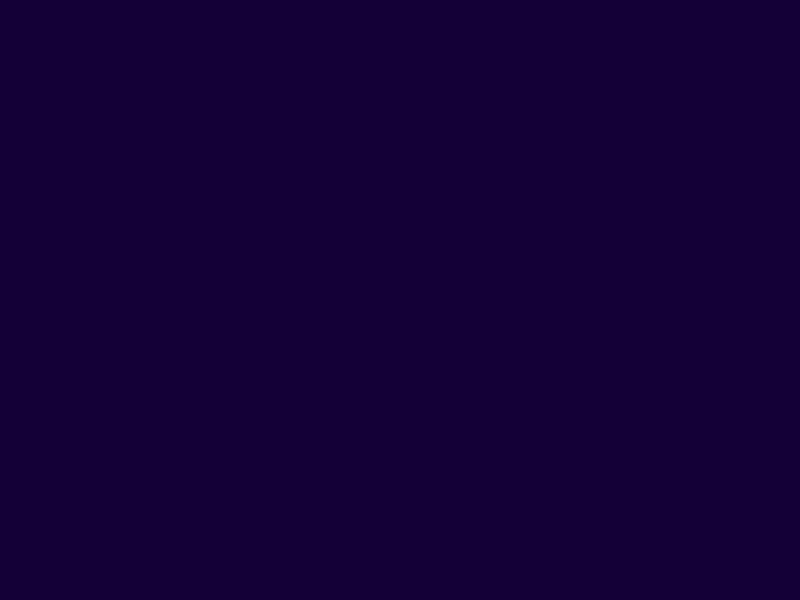
Frame 1 (no input)
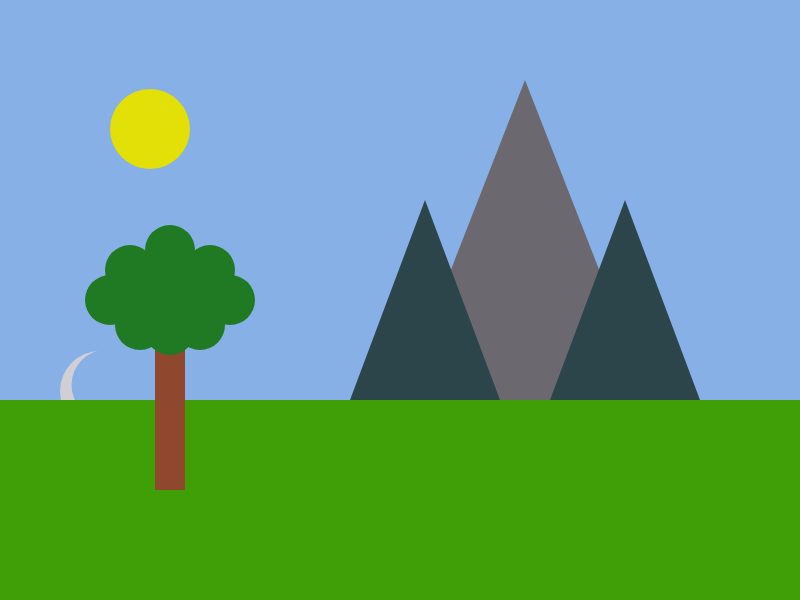
Frame 60 (no input)
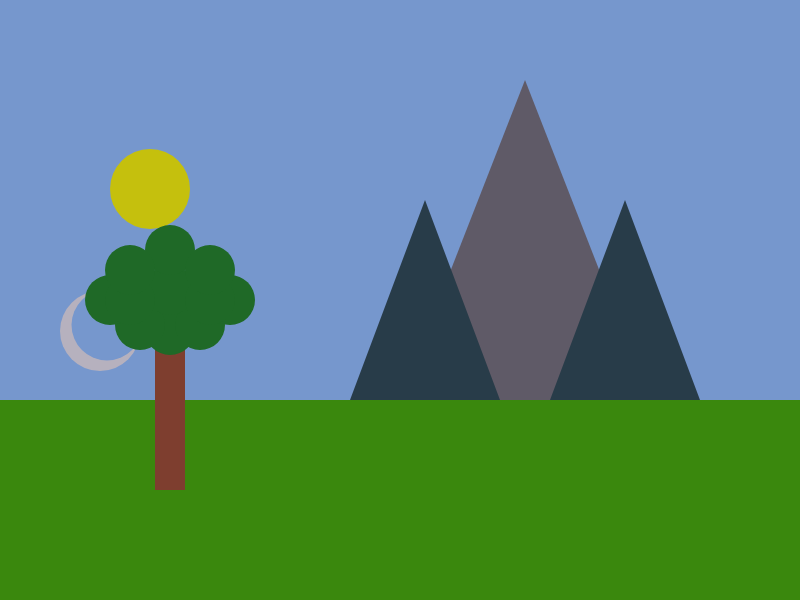
Frame 120 (the mouse pressed at the canvas centre since frame 60)

The p5.js sketch that drew these frames (run headless with seeded random() and noise() and a simulated clock; from frame 60 on, the mouse is pressed at the canvas centre):

// p5.js sketch
// ── sketch.js
var groundHeight;
var mountain1;
var mountain2;
var mountain3;

var tree;

var moon;
var sun;
var darkness;
var a;

function setup()
{
	createCanvas(800, 600);
	//set the groundHeight proportional to the canvas size
	groundHeight = (height / 3) * 2;

	//initalise the mountain objects with properties to help draw them to the canvas
	mountain1 = {
		x: 400,
		y: groundHeight,
		height: 320,
		width: 250
	};
	mountain2 = {
		x: 550,
		y: groundHeight,
		height: 200,
		width: 150
	};
    mountain3 = {
        x:350,
        y: groundHeight,
        height: mountain2.height,
        width: mountain2.width
    };

	//initalise the tree object
	tree = {
		x: 150,
		y: groundHeight + 20,
		trunkWidth: 40,
		trunkHeight: 150,
		diameter: 50
	};

    //initalise the sun 
	sun = {
		x: 150,
		y: 70,
		diameter: 80,
	};
    
    //TASK: intialise a moon object with an extra property for brightness
    moon = {
        x: 100,
        y: 450,
        diameter: sun.diameter,
        brightness: 0
    };


	//set the initial darkness
	darkness = 0;
    
    //stars
    for(var i=0; i<=500; i++){
        ellipse(random(0,width), random(0,height/3),5)
    }
}



function draw()
{
	//TASK: update the values for the moons brightness, the sun's position and the darkness.
	//You can either map this to the mouse's location (i.e. the futher left the mouse is the more daylight) or you can just change the values gradually over time.

    //var yPos
	//draw the sky
	background(150, 200, 255);
	noStroke();
    
    
    //TASK: you'll need to draw the moon too. Make sure you use brightness to adjust the colour
    fill(235);
    ellipse(moon.x, moon.y, sun.diameter);
    fill(150,200,255);
    ellipse(moon.x+7, moon.y-6, sun.diameter-9);
    moon.y = max(moon.y - 1, 70);
    
    //draw the sun
	fill(255, 255, 0);
	ellipse(sun.x, sun.y, sun.diameter);
    sun.y = sun.y + 1;
    
	//draw the ground and make it green
	fill(70, 180, 0);
	rect(0, groundHeight, width, height - groundHeight);

	//draw the mountains
	fill(120);
	triangle(mountain1.x, mountain1.y,
		mountain1.x + mountain1.width, mountain1.y,
		mountain1.x + (mountain1.width / 2), mountain1.y - mountain1.height);
    
    fill(47,79,79);
	triangle(mountain2.x, mountain2.y,
		mountain2.x + mountain2.width, mountain2.y,
		mountain2.x + (mountain2.width / 2), mountain2.y - mountain2.height);
    
    triangle(mountain3.x, mountain3.y,
		mountain3.x + mountain2.width, mountain3.y,
		mountain3.x + (mountain2.width / 2), mountain3.y - mountain2.height);
    
    //TASK: You can draw the tree yourself
    fill(160,82,45);
    rect(tree.x + 5, tree.y-80, tree.trunkWidth - 10, tree.trunkHeight);
    fill(34,139,34);
    ellipse(tree.x + 20, tree.y - 90, tree.diameter, tree.diameter);
    ellipse(tree.x - 10, tree.y - 95, tree.diameter, tree.diameter);
    ellipse(tree.x + 50, tree.y - 95, tree.diameter, tree.diameter);
    ellipse(tree.x + 20, tree.y - 130, tree.diameter, tree.diameter);
    ellipse(tree.x + 20, tree.y - 170, tree.diameter, tree.diameter);
    ellipse(tree.x + 80, tree.y - 120, tree.diameter, tree.diameter);
    ellipse(tree.x + 60, tree.y - 120, tree.diameter, tree.diameter);
    ellipse(tree.x - 40, tree.y - 120, tree.diameter, tree.diameter);
    ellipse(tree.x - 20, tree.y - 120, tree.diameter, tree.diameter);
    ellipse(tree.x - 20, tree.y - 150, tree.diameter, tree.diameter);
    ellipse(tree.x + 60, tree.y - 150, tree.diameter, tree.diameter);
    

	//TASK: make the scene dark by drawing a rectangle that covers the whole canvas.
	//Use the alpha value of fill to determine how dark to make it
    
    
    fill(20,0,55,a);
    a = map(moon.y,450,70,0,200);
    rect(0, 0, 800, 800);
    
    //stars
}
